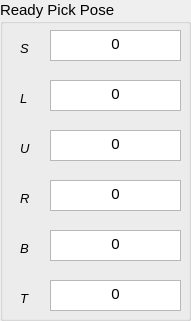
     <widget class="QGroupBox" name="groupBoxCarPulPos_6">
      <property name="geometry">
       <rect>
        <x>420</x>
        <y>540</y>
        <width>191</width>
        <height>321</height>
       </rect>
      </property>
      <property name="font">
       <font>
        <pointsize>11</pointsize>
        <weight>50</weight>
        <italic>false</italic>
        <bold>false</bold>
       </font>
      </property>
      <property name="title">
       <string>Ready Pick Pose</string>
      </property>
      <widget class="QTextBrowser" name="tbReadyPickPosePitch">
       <property name="geometry">
        <rect>
         <x>50</x>
         <y>230</y>
         <width>131</width>
         <height>31</height>
        </rect>
       </property>
       <property name="font">
        <font>
         <pointsize>11</pointsize>
         <weight>50</weight>
         <italic>false</italic>
         <bold>false</bold>
        </font>
       </property>
       <property name="html">
        <string>&lt;!DOCTYPE HTML PUBLIC &quot;-//W3C//DTD HTML 4.0//EN&quot; &quot;http://www.w3.org/TR/REC-html40/strict.dtd&quot;&gt;
&lt;html&gt;&lt;head&gt;&lt;meta name=&quot;qrichtext&quot; content=&quot;1&quot; /&gt;&lt;style type=&quot;text/css&quot;&gt;
p, li { white-space: pre-wrap; }
&lt;/style&gt;&lt;/head&gt;&lt;body style=&quot; font-family:'Ubuntu'; font-size:11pt; font-weight:400; font-style:normal;&quot;&gt;
&lt;p align=&quot;center&quot; style=&quot; margin-top:0px; margin-bottom:0px; margin-left:0px; margin-right:0px; -qt-block-indent:0; text-indent:0px;&quot;&gt;&lt;span style=&quot; font-family:'Sans Serif';&quot;&gt;0&lt;/span&gt;&lt;/p&gt;&lt;/body&gt;&lt;/html&gt;</string>
       </property>
      </widget>
      <widget class="QTextBrowser" name="tbReadyPickPoseYaw">
       <property name="geometry">
        <rect>
         <x>50</x>
         <y>280</y>
         <width>131</width>
         <height>31</height>
        </rect>
       </property>
       <property name="font">
        <font>
         <pointsize>11</pointsize>
         <weight>50</weight>
         <italic>false</italic>
         <bold>false</bold>
        </font>
       </property>
       <property name="html">
        <string>&lt;!DOCTYPE HTML PUBLIC &quot;-//W3C//DTD HTML 4.0//EN&quot; &quot;http://www.w3.org/TR/REC-html40/strict.dtd&quot;&gt;
&lt;html&gt;&lt;head&gt;&lt;meta name=&quot;qrichtext&quot; content=&quot;1&quot; /&gt;&lt;style type=&quot;text/css&quot;&gt;
p, li { white-space: pre-wrap; }
&lt;/style&gt;&lt;/head&gt;&lt;body style=&quot; font-family:'Ubuntu'; font-size:11pt; font-weight:400; font-style:normal;&quot;&gt;
&lt;p align=&quot;center&quot; style=&quot; margin-top:0px; margin-bottom:0px; margin-left:0px; margin-right:0px; -qt-block-indent:0; text-indent:0px;&quot;&gt;&lt;span style=&quot; font-family:'Sans Serif';&quot;&gt;0&lt;/span&gt;&lt;/p&gt;&lt;/body&gt;&lt;/html&gt;</string>
       </property>
      </widget>
      <widget class="QTextBrowser" name="tbReadyPickPoseZ">
       <property name="geometry">
        <rect>
         <x>50</x>
         <y>130</y>
         <width>131</width>
         <height>31</height>
        </rect>
       </property>
       <property name="font">
        <font>
         <pointsize>11</pointsize>
         <weight>50</weight>
         <italic>false</italic>
         <bold>false</bold>
        </font>
       </property>
       <property name="html">
        <string>&lt;!DOCTYPE HTML PUBLIC &quot;-//W3C//DTD HTML 4.0//EN&quot; &quot;http://www.w3.org/TR/REC-html40/strict.dtd&quot;&gt;
&lt;html&gt;&lt;head&gt;&lt;meta name=&quot;qrichtext&quot; content=&quot;1&quot; /&gt;&lt;style type=&quot;text/css&quot;&gt;
p, li { white-space: pre-wrap; }
&lt;/style&gt;&lt;/head&gt;&lt;body style=&quot; font-family:'Ubuntu'; font-size:11pt; font-weight:400; font-style:normal;&quot;&gt;
&lt;p align=&quot;center&quot; style=&quot; margin-top:0px; margin-bottom:0px; margin-left:0px; margin-right:0px; -qt-block-indent:0; text-indent:0px;&quot;&gt;&lt;span style=&quot; font-family:'Sans Serif';&quot;&gt;0&lt;/span&gt;&lt;/p&gt;&lt;/body&gt;&lt;/html&gt;</string>
       </property>
      </widget>
      <widget class="QTextBrowser" name="tbReadyPickPoseX">
       <property name="geometry">
        <rect>
         <x>50</x>
         <y>30</y>
         <width>131</width>
         <height>31</height>
        </rect>
       </property>
       <property name="font">
        <font>
         <pointsize>11</pointsize>
         <weight>50</weight>
         <italic>false</italic>
         <bold>false</bold>
        </font>
       </property>
       <property name="html">
        <string>&lt;!DOCTYPE HTML PUBLIC &quot;-//W3C//DTD HTML 4.0//EN&quot; &quot;http://www.w3.org/TR/REC-html40/strict.dtd&quot;&gt;
&lt;html&gt;&lt;head&gt;&lt;meta name=&quot;qrichtext&quot; content=&quot;1&quot; /&gt;&lt;style type=&quot;text/css&quot;&gt;
p, li { white-space: pre-wrap; }
&lt;/style&gt;&lt;/head&gt;&lt;body style=&quot; font-family:'Ubuntu'; font-size:11pt; font-weight:400; font-style:normal;&quot;&gt;
&lt;p align=&quot;center&quot; style=&quot; margin-top:0px; margin-bottom:0px; margin-left:0px; margin-right:0px; -qt-block-indent:0; text-indent:0px;&quot;&gt;&lt;span style=&quot; font-family:'Sans Serif';&quot;&gt;0&lt;/span&gt;&lt;/p&gt;&lt;/body&gt;&lt;/html&gt;</string>
       </property>
      </widget>
      <widget class="QTextBrowser" name="tbReadyPickPoseY">
       <property name="geometry">
        <rect>
         <x>50</x>
         <y>80</y>
         <width>131</width>
         <height>31</height>
        </rect>
       </property>
       <property name="font">
        <font>
         <pointsize>11</pointsize>
         <weight>50</weight>
         <italic>false</italic>
         <bold>false</bold>
        </font>
       </property>
       <property name="html">
        <string>&lt;!DOCTYPE HTML PUBLIC &quot;-//W3C//DTD HTML 4.0//EN&quot; &quot;http://www.w3.org/TR/REC-html40/strict.dtd&quot;&gt;
&lt;html&gt;&lt;head&gt;&lt;meta name=&quot;qrichtext&quot; content=&quot;1&quot; /&gt;&lt;style type=&quot;text/css&quot;&gt;
p, li { white-space: pre-wrap; }
&lt;/style&gt;&lt;/head&gt;&lt;body style=&quot; font-family:'Ubuntu'; font-size:11pt; font-weight:400; font-style:normal;&quot;&gt;
&lt;p align=&quot;center&quot; style=&quot; margin-top:0px; margin-bottom:0px; margin-left:0px; margin-right:0px; -qt-block-indent:0; text-indent:0px;&quot;&gt;&lt;span style=&quot; font-family:'Sans Serif';&quot;&gt;0&lt;/span&gt;&lt;/p&gt;&lt;/body&gt;&lt;/html&gt;</string>
       </property>
      </widget>
      <widget class="QTextBrowser" name="tbReadyPickPoseRoll">
       <property name="geometry">
        <rect>
         <x>50</x>
         <y>180</y>
         <width>131</width>
         <height>31</height>
        </rect>
       </property>
       <property name="font">
        <font>
         <pointsize>11</pointsize>
         <weight>50</weight>
         <italic>false</italic>
         <bold>false</bold>
        </font>
       </property>
       <property name="html">
        <string>&lt;!DOCTYPE HTML PUBLIC &quot;-//W3C//DTD HTML 4.0//EN&quot; &quot;http://www.w3.org/TR/REC-html40/strict.dtd&quot;&gt;
&lt;html&gt;&lt;head&gt;&lt;meta name=&quot;qrichtext&quot; content=&quot;1&quot; /&gt;&lt;style type=&quot;text/css&quot;&gt;
p, li { white-space: pre-wrap; }
&lt;/style&gt;&lt;/head&gt;&lt;body style=&quot; font-family:'Ubuntu'; font-size:11pt; font-weight:400; font-style:normal;&quot;&gt;
&lt;p align=&quot;center&quot; style=&quot; margin-top:0px; margin-bottom:0px; margin-left:0px; margin-right:0px; -qt-block-indent:0; text-indent:0px;&quot;&gt;&lt;span style=&quot; font-family:'Sans Serif';&quot;&gt;0&lt;/span&gt;&lt;/p&gt;&lt;/body&gt;&lt;/html&gt;</string>
       </property>
      </widget>
      <widget class="QLabel" name="lblCurrentRz_12">
       <property name="geometry">
        <rect>
         <x>20</x>
         <y>290</y>
         <width>51</width>
         <height>16</height>
        </rect>
       </property>
       <property name="font">
        <font>
         <pointsize>10</pointsize>
         <weight>50</weight>
         <italic>true</italic>
         <bold>false</bold>
        </font>
       </property>
       <property name="text">
        <string>T</string>
       </property>
      </widget>
      <widget class="QLabel" name="lblCurrentZ_12">
       <property name="geometry">
        <rect>
         <x>20</x>
         <y>140</y>
         <width>21</width>
         <height>16</height>
        </rect>
       </property>
       <property name="font">
        <font>
         <pointsize>10</pointsize>
         <weight>50</weight>
         <italic>true</italic>
         <bold>false</bold>
        </font>
       </property>
       <property name="text">
        <string>U</string>
       </property>
      </widget>
      <widget class="QLabel" name="lblCurrentX_12">
       <property name="geometry">
        <rect>
         <x>20</x>
         <y>40</y>
         <width>21</width>
         <height>16</height>
        </rect>
       </property>
       <property name="font">
        <font>
         <pointsize>10</pointsize>
         <weight>50</weight>
         <italic>true</italic>
         <bold>false</bold>
        </font>
       </property>
       <property name="text">
        <string>S</string>
       </property>
      </widget>
      <widget class="QLabel" name="lblCurrentY_12">
       <property name="geometry">
        <rect>
         <x>20</x>
         <y>90</y>
         <width>21</width>
         <height>16</height>
        </rect>
       </property>
       <property name="font">
        <font>
         <pointsize>10</pointsize>
         <weight>50</weight>
         <italic>true</italic>
         <bold>false</bold>
        </font>
       </property>
       <property name="text">
        <string>L</string>
       </property>
      </widget>
      <widget class="QLabel" name="lblCurrentRy_12">
       <property name="geometry">
        <rect>
         <x>20</x>
         <y>240</y>
         <width>51</width>
         <height>16</height>
        </rect>
       </property>
       <property name="font">
        <font>
         <pointsize>10</pointsize>
         <weight>50</weight>
         <italic>true</italic>
         <bold>false</bold>
        </font>
       </property>
       <property name="text">
        <string>B</string>
       </property>
      </widget>
      <widget class="QLabel" name="lblCurrentRx_12">
       <property name="geometry">
        <rect>
         <x>20</x>
         <y>190</y>
         <width>41</width>
         <height>16</height>
        </rect>
       </property>
       <property name="font">
        <font>
         <pointsize>10</pointsize>
         <weight>50</weight>
         <italic>true</italic>
         <bold>false</bold>
        </font>
       </property>
       <property name="text">
        <string>R</string>
       </property>
      </widget>
     </widget>
